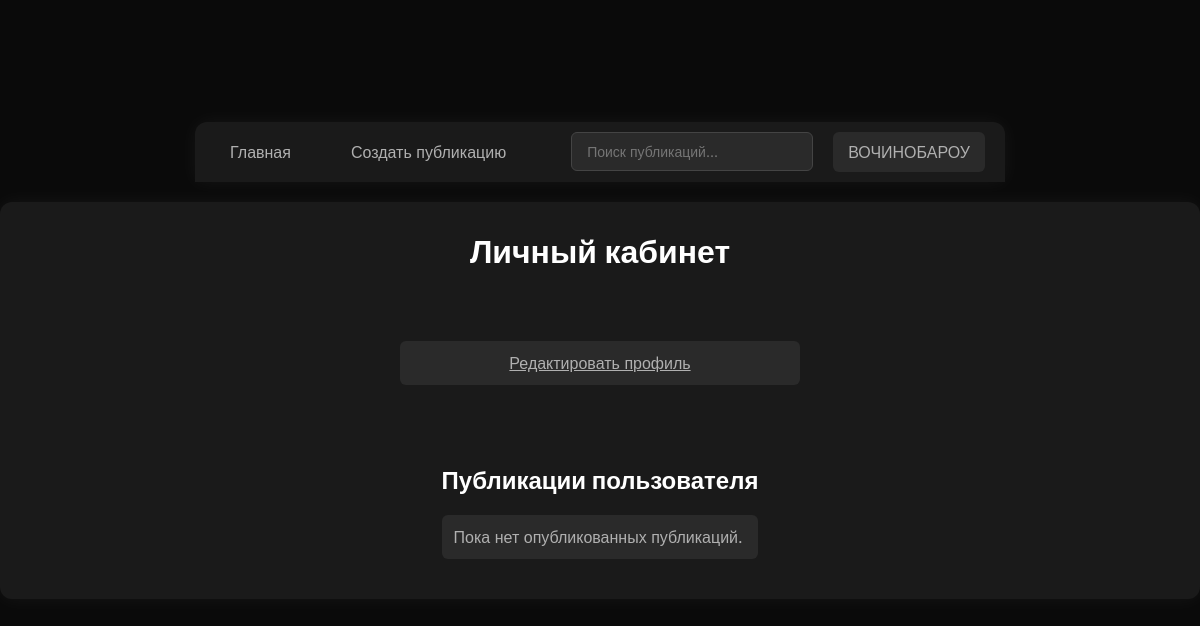
The page /cabinet.php (signed in) on the database as committed earlier.
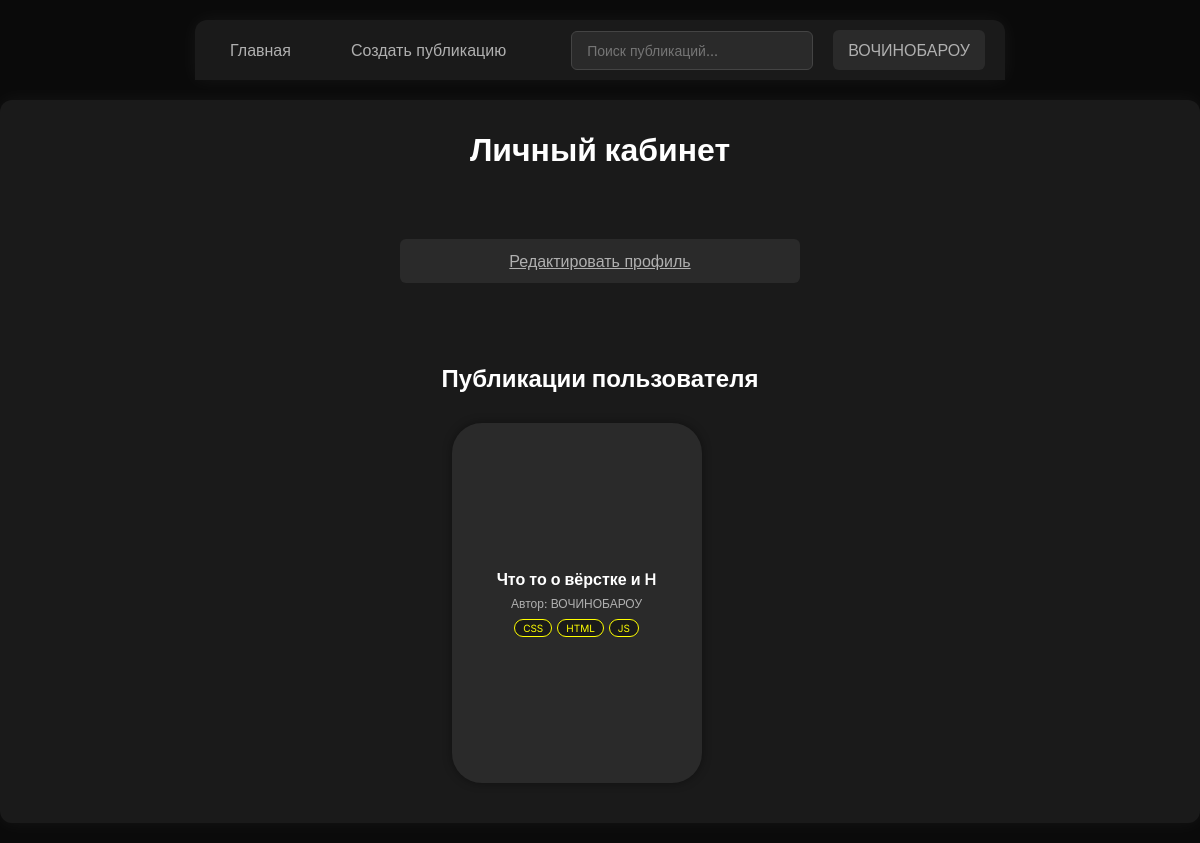
The same page on the database as committed later.
### tables this page shows
CREATE TABLE `Posts` (
  `id_p` int(11) NOT NULL,
  `id_type` int(11) DEFAULT NULL,
  `id_u` int(11) NOT NULL,
  `title` varchar(200) NOT NULL COMMENT 'заголовок',
  `content` longtext NOT NULL COMMENT 'содержание',
  `create_at` timestamp NOT NULL COMMENT 'дата создания',
  `avRate` float DEFAULT NULL,
  `isNote` tinyint(1) DEFAULT NULL,
  `ownPrev` blob
);

CREATE TABLE `Tags` (
  `id_t` int(11) NOT NULL,
  `name` varchar(15) NOT NULL,
  `id_catg` int(11) DEFAULT NULL
);

### cabinet.php (the view, shortened to what this page needs)
<?php
$conn = new mysqli(
    $config['db_host'],
    $config['db_user'],
    $config['db_pass'],
    $config['db_name']
);
$conn->set_charset("utf8");
$userId = (int)$_SESSION['user_id'];
$sql = "
    SELECT
        p.id_p,
        p.title,
        p.ownPrev,
        COALESCE(NULLIF(u.username, ''), u.login) AS author_name
    FROM Posts p
    JOIN Users u ON p.id_u = u.Id_U
    WHERE p.isNote = 0 AND p.id_u = {$userId}
    ORDER BY p.create_at DESC
";
$result = $conn->query($sql);
$posts = [];
if ($result && $result->num_rows > 0) {
    while ($row = $result->fetch_assoc()) {
        $postId = $row['id_p'];
        $tagsSql = "
            SELECT t.name, tc.color_code
            FROM tags_posts tp
            JOIN Tags t ON tp.id_t = t.id_t
            JOIN tags_catg tc ON t.id_catg = tc.id_catg
            WHERE tp.id_p = $postId
            ORDER BY tc.sort_order, t.name
            LIMIT 3
        ";
        $tagsResult = $conn->query($tagsSql);
        $tags = [];
        if ($tagsResult) {
            while ($tagRow = $tagsResult->fetch_assoc()) {
                $tags[] = $tagRow;
            }
        }
        $row['tags'] = $tags;
        $posts[] = $row;
    }
}
require_once 'header.php';
?>
<div class="box" style="width: 1200px;">
    <h1>Личный кабинет</h1>
    <div style="margin: 20px; display: flex; justify-content: center; text-align: center">
        <a href="edit_prof.php" class="button" style="width: 400px;">Редактировать профиль</a>
    </div>
    <div class="post-wrapper">
        <h2>Публикации пользователя</h2>
        <?php if (count($posts) > 0): ?>
            <div class="posts-grid">
                <?php foreach ($posts as $row): ?>
                    <a class="post-card-link" href="post.php?id=<?php echo (int)$row['id_p']; ?>">
                        <div class="post-card <?php echo empty($row['ownPrev']) ? 'no-image' : ''; ?>">
                            <div class="post-card-content">
                                <div class="post-card-title">
                                    <?php echo htmlspecialchars($row['title']); ?>
                                </div>
                                <div class="post-card-author">
                                    Автор: <?php echo htmlspecialchars($row['author_name']); ?>
                                </div>
                                <?php if (!empty($row['tags'])): ?>
                                    <div class="post-card-tags">
                                        <?php foreach ($row['tags'] as $tag): ?>
                                            <span class="post-card-tag" style="border-color: <?php echo $tag['color_code']; ?>; color: <?php echo $tag['color_code']; ?>;">
                                                <?php echo htmlspecialchars($tag['name']); ?>
                                            </span>
                                        <?php endforeach; ?>
                                    </div>
                                <?php endif; ?>
                            </div>
                        </div>
                    </a>
                <?php endforeach; ?>
            </div>
        <?php else: ?>
            <p>Пока нет опубликованных публикаций.</p>
        <?php endif; ?>
    </div>
</div>

Rows that differ between the two databases and show on the page:
added posts: title "Что то о вёрстке и H", author_name "ВОЧИНОБАРОУ"
now on this page (row unchanged): tags: name "CSS"
now on this page (row unchanged): tags: name "HTML"
now on this page (row unchanged): tags: name "JS"
Other text that changed with them:
text no longer shown: "Пока нет опубликованных публикаций."
